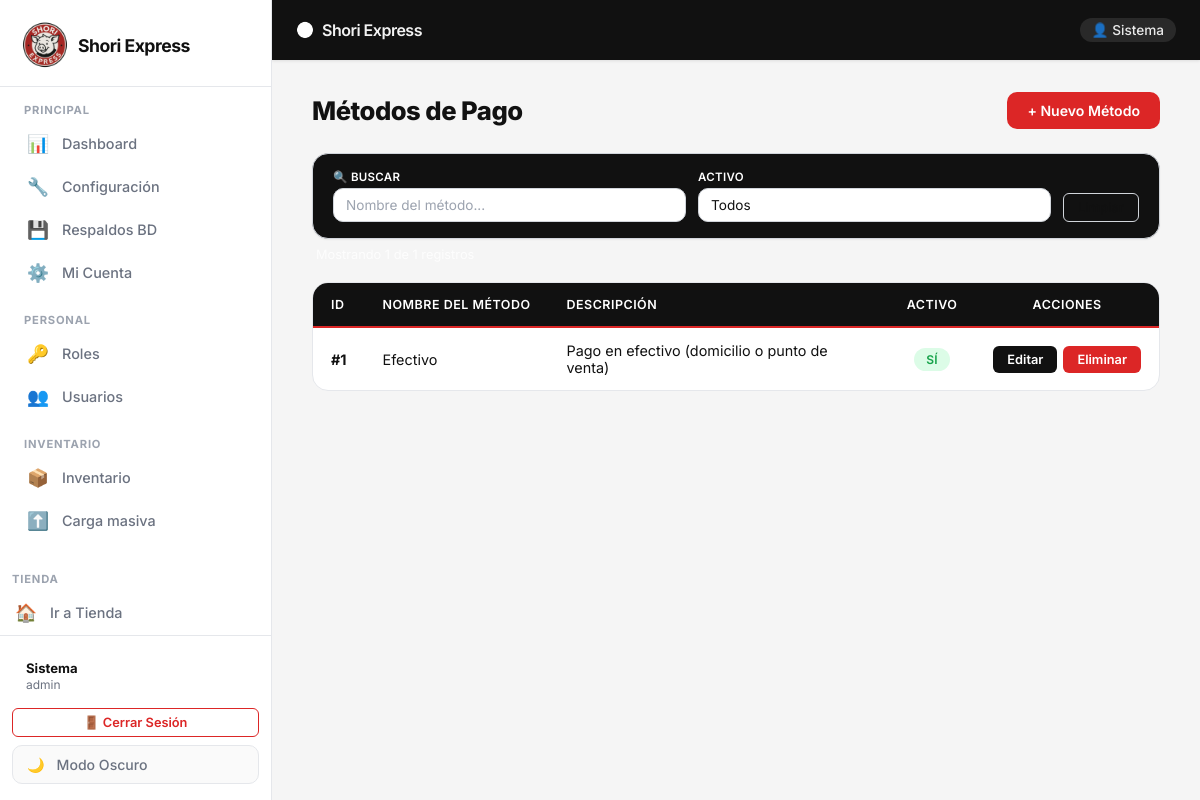
Before: /metodos_pago/ (signed in) with the older database file.
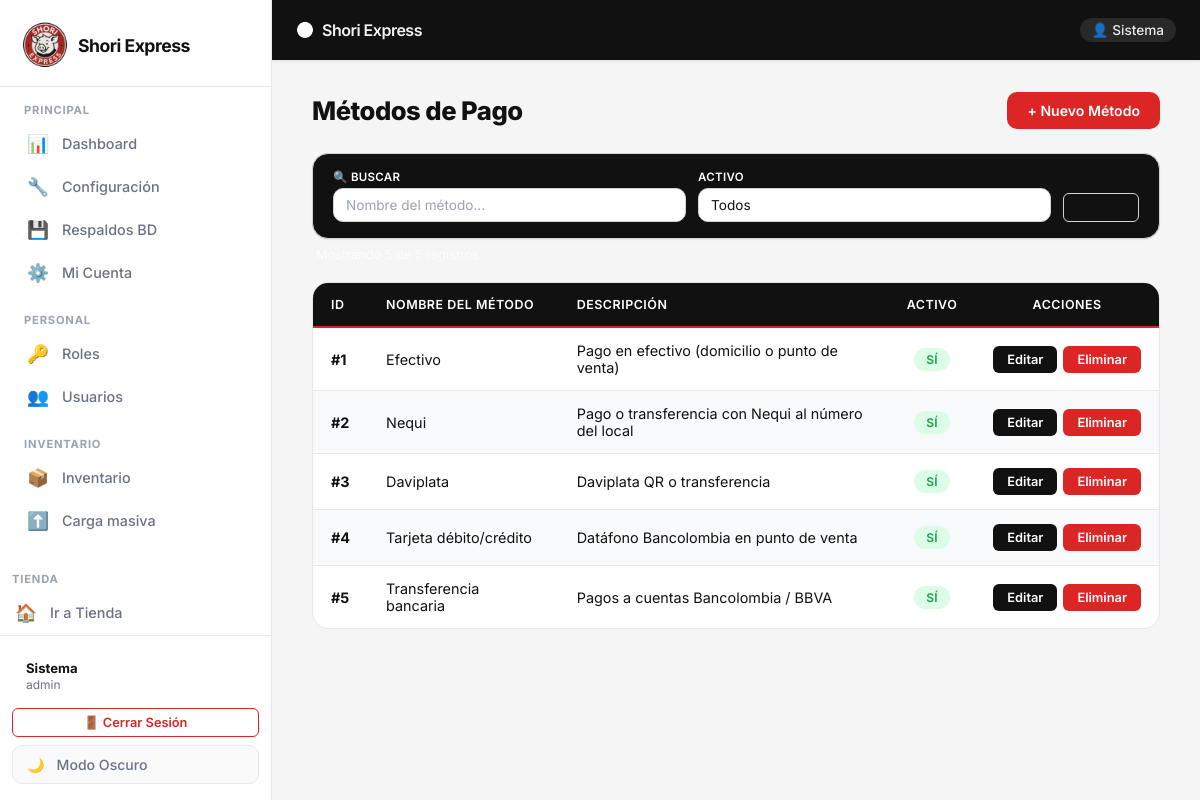
After: the same page with the newer database file.
### metodo_pago/models.py (models this page shows, shortened)
class MetodoPago(models.Model):
    nombre_metodo = models.CharField(max_length=50, unique=True)
    descripcion = models.CharField(max_length=100, null=True, blank=True)
    esta_activo = models.BooleanField(default=True)
    class Meta:
        verbose_name = "Método de Pago"
        verbose_name_plural = "Métodos de Pago"
        db_table = "metodo_pago_metodopago"

### metodo_pago/views.py (the view)
# urls.py: path('', views.lista_metodos, name='lista_metodos'),
@admin_shori_required
@require_GET
def lista_metodos(request):
    metodos = MetodoPago.objects.all()
    return render(request, 'metodo_pago/lista_metodos.html', {'metodos': metodos})

### cuentas/context_processors.py (called while the page is built)
def user_context(request):
    usuario_logueado = None
    es_admin = False
    usuario_id = request.session.get('usuario_id')
    if usuario_id:
        try:
            usuario_logueado = Usuario.objects.get(pk=usuario_id)
        except Usuario.DoesNotExist:
            request.session.flush()
        else:
            nombre_rol = ''
            if usuario_logueado.rol:
                nombre_rol = usuario_logueado.rol.nombre_rol or ''
            es_admin = nombre_rol.strip().lower() in {'admin', 'administrador', 'empleado'}
    return {
        'usuario_logueado': usuario_logueado,
        'es_admin': es_admin,
    }

### cuentas/views.py (called while the page is built)
def _session_expired(request):
    last_activity = request.session.get('last_activity')
    if not last_activity:
        return False
    try:
        last = float(last_activity)
    except (TypeError, ValueError):
        return True
    return (timezone.now().timestamp() - last) > (SESSION_TIMEOUT_MINUTES * 60)

def _actualizar_actividad_sesion(request):
    request.session['last_activity'] = timezone.now().timestamp()

def _es_rol_admin(nombre_rol):
    if not nombre_rol:
        return False
    return nombre_rol.strip().lower() in ROLES_ADMIN

### metodo_pago/templates/metodo_pago/lista_metodos.html (shortened to what this page needs)
{% extends 'base.html' %}
{% load static %}
{% block content %}
<div class="se-page-header">
    <h2>Métodos de Pago</h2>
    <a href="{% url 'crear_metodo' %}" class="se-btn se-btn-primary">+ Nuevo Método</a>
</div>
<div class="se-search-container" id="searchMetodos"></div>
<div class="se-table-wrapper">
    <table class="se-table" id="tablaMetodos">
        <thead>
            <tr>
                <th>ID</th>
                <th>Nombre del Método</th>
                <th>Descripción</th>
                <th class="text-center">Activo</th>
                <th class="text-center">Acciones</th>
            </tr>
        </thead>
        <tbody>
            {% for m in metodos %}
            <tr>
                <td><strong>#{{ m.id }}</strong></td>
                <td>{{ m.nombre_metodo }}</td>
                <td>{{ m.descripcion|default:"—" }}</td>
                <td class="text-center">
                    {% if m.esta_activo %}
                    <span class="se-badge se-badge-success">Sí</span>
                    {% else %}
                    <span class="se-badge se-badge-neutral">No</span>
                    {% endif %}
                </td>
                <td class="text-center">
                    <div class="se-btn-group">
                        <a href="{% url 'editar_metodo' m.id %}" class="se-btn se-btn-warning se-btn-sm">Editar</a>
                        <a href="{% url 'eliminar_metodo' m.id %}" class="se-btn se-btn-danger se-btn-sm">Eliminar</a>
                    </div>
                </td>
            </tr>
            {% empty %}
            <tr class="empty-row">
                <td colspan="5">No hay métodos de pago registrados.</td>
            </tr>
            {% endfor %}
        </tbody>
    </table>
</div>
{% endblock %}

Changed rows visible on the page:
added MetodoPago: id "2", nombre_metodo "Nequi", descripcion "Pago o transferencia con Nequi al número del local", esta_activo "SÍ"
added MetodoPago: id "3", nombre_metodo "Daviplata", descripcion "Daviplata QR o transferencia", esta_activo "SÍ"
added MetodoPago: id "4", nombre_metodo "Tarjeta débito/crédito", descripcion "Datáfono Bancolombia en punto de venta", esta_activo "SÍ"
added MetodoPago: id "5", nombre_metodo "Transferencia bancaria", descripcion "Pagos a cuentas Bancolombia / BBVA", esta_activo "SÍ"
